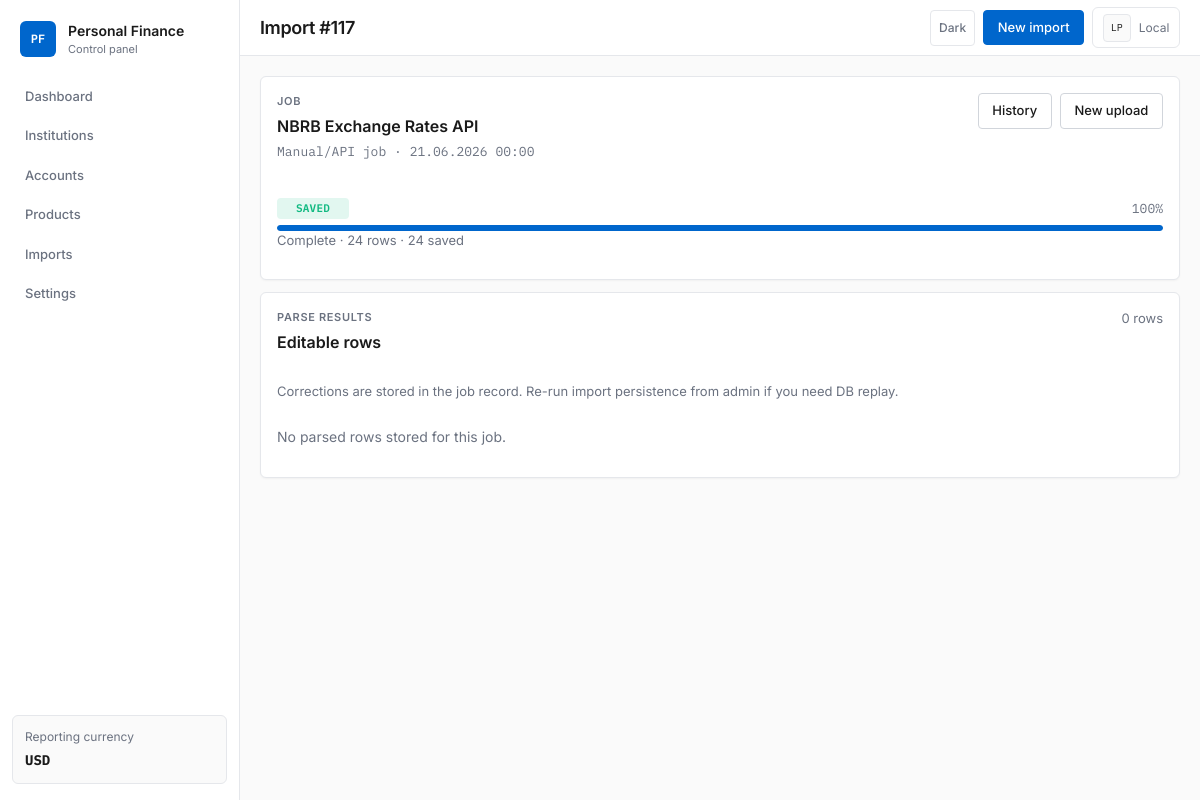
The app's page /imports/jobs/117/ with its own data.
### apps/imports/models.py (models this page shows, shortened)
class ImportJob(TimeStampedModel):
	class Status(models.TextChoices):
		PENDING = 'pending', 'Pending'
		PARSING = 'parsing', 'Parsing'
		VALIDATED = 'validated', 'Validated'
		SAVED = 'saved', 'Saved'
		FAILED = 'failed', 'Failed'
	source = models.ForeignKey(ImportSource, on_delete=models.CASCADE, related_name='jobs')
	institution = models.ForeignKey('institutions.FinancialInstitution', null=True, blank=True, on_delete=models.SET_NULL, related_name='import_jobs')
	status = models.CharField(max_length=16, choices=Status.choices, default=Status.PENDING)
	file_type = models.CharField(max_length=16, blank=True)
	parser_name = models.CharField(max_length=128, blank=True)
	original_filename = models.CharField(max_length=255, blank=True)
	idempotency_key = models.CharField(max_length=128)
	rows_detected = models.PositiveIntegerField(default=0)
	records_created = models.PositiveIntegerField(default=0)
	details = models.JSONField(default=dict, blank=True)
	error_message = models.TextField(blank=True)
	started_at = models.DateTimeField(null=True, blank=True)
	finished_at = models.DateTimeField(null=True, blank=True)
	class Meta:
		ordering = ['-created_at']
		constraints = [
			models.UniqueConstraint(fields=['source', 'idempotency_key'], name='unique_import_job_per_source_key'),
		]
	def display_activity_at(self):
		annotated = getattr(self, 'last_activity_at', None)
		if annotated is not None:
			return annotated
		return self.finished_at or self.updated_at or self.created_at

class ImportSource(TimeStampedModel):
	class SourceType(models.TextChoices):
		API = 'api', 'API'
		PDF = 'pdf', 'PDF'
		XLS = 'xls', 'XLS/XLSX'
		MANUAL = 'manual', 'Manual'
	institution = models.ForeignKey('institutions.FinancialInstitution', null=True, blank=True, on_delete=models.CASCADE, related_name='import_sources')
	name = models.CharField(max_length=255)
	code = models.CharField(max_length=64, unique=True)
	source_type = models.CharField(max_length=16, choices=SourceType.choices, default=SourceType.MANUAL)
	config = models.JSONField(default=dict, blank=True)
	is_active = models.BooleanField(default=True)
	class Meta:
		ordering = ['name']

### apps/imports/views.py (the view)
# urls.py: path('jobs/<int:pk>/', views.import_job_detail, name='detail'),
def import_job_detail(request, pk):
    job = get_object_or_404(ImportJob.objects.select_related('source', 'institution'), pk=pk)
    editable_records = get_editable_records(job)
    context = {
        'job': job,
        'progress': job_progress(job),
        'editable_records': editable_records,
        'record_fields': (job.details or {}).get('record_fields') or infer_record_fields(editable_records),
        'warnings': (job.details or {}).get('warnings', []),
        'metadata': (job.details or {}).get('metadata', {}),
    }
    return render(request, 'imports/detail.html', context)

### apps/common/dates.py (called while the page is built)
def format_display_datetime(value: date | datetime | None) -> str:
	if value is None:
		return ''
	if isinstance(value, datetime):
		if timezone.is_aware(value):
			value = timezone.localtime(value)
		return value.strftime(DATETIME_DISPLAY_FORMAT)
	if isinstance(value, date):
		return value.strftime(DATE_DISPLAY_FORMAT)
	return str(value)

### apps/core/context_processors.py (called while the page is built)
def project_settings(request):
    return {
        'project_name': 'Personal Finance',
        'reporting_base_currency': settings.REPORTING_BASE_CURRENCY,
    }

### apps/core/templatetags/pf_extras.py (called while the page is built)
@register.filter
def display_datetime(value):
	return format_display_datetime(value)

### apps/imports/services/details.py (called while the page is built, shortened)
def get_editable_records(job) -> list[dict]:
    details = job.details or {}
    if details.get('editable_records'):
        return details['editable_records']
    return details.get('records', [])

def infer_record_fields(records: list[dict]) -> list[str]:
    if not records:
        return []

### apps/imports/services/progress.py (called while the page is built)
def job_progress(job: ImportJob) -> dict:
    percent, label = STATUS_PROGRESS.get(job.status, (0, job.get_status_display()))
    return {
        'percent': percent,
        'label': label,
        'status': job.status,
        'status_display': job.get_status_display(),
        'is_terminal': job.status in TERMINAL_STATUSES,
        'error_message': job.error_message,
        'rows_detected': job.rows_detected,
        'records_created': job.records_created,
    }

### templates/imports/detail.html (shortened to what this page needs)
{% extends 'core/base.html' %}
{% load pf_extras %}
{% block page_title %}Import #{{ job.pk }}{% endblock %}
{% block content %}
<section class="stack-lg">
    <article class="panel stack-md">
        <div class="panel-header">
            <div>
                <p class="eyebrow">Job</p>
                <h2>{{ job.source.name }}</h2>
                <p class="muted font-mono">{{ job.original_filename|default:'Manual/API job' }} · {{ job.display_activity_at|display_datetime }}</p>
            </div>
            <div class="form-actions">
                <a class="button button-secondary" href="{% url 'imports:history' %}">History</a>
                <a class="button button-secondary" href="{% url 'imports:upload' %}">New upload</a>
            </div>
        </div>
        {% include 'imports/partials/job_progress.html' %}
    </article>
    <article class="panel stack-md">
        <div class="panel-header">
            <div>
                <p class="eyebrow">Parse results</p>
                <h2>Editable rows</h2>
            </div>
            <span class="muted">{{ editable_records|length }} rows</span>
        </div>
        <p class="muted">Corrections are stored in the job record. Re-run import persistence from admin if you need DB replay.</p>
        {% if editable_records %}
            <div class="table-wrap">
                <table class="data-table parse-results-table">
                    <thead>
                        <tr>
                            <th>#</th>
                            {% for field in record_fields %}
                                <th>{{ field }}</th>
                            {% endfor %}
                        </tr>
                    </thead>
                    <tbody id="parse-results-body">
                        {% for record in editable_records %}
                            {% include 'imports/partials/parse_record_row.html' with row_index=forloop.counter0 record=record job=job record_fields=record_fields %}
                        {% endfor %}
                    </tbody>
                </table>
            </div>
        {% else %}
            <p class="empty-state">No parsed rows stored for this job.</p>
        {% endif %}
    </article>
</section>
{% endblock %}

### templates/imports/partials/job_progress.html (shortened to what this page needs)
<div id="job-progress-{{ job.pk }}">
    <div class="progress-header">
        <span class="status-chip status-{{ job.status }}">{{ progress.status_display }}</span>
        <span class="muted font-mono">{{ progress.percent }}%</span>
    </div>
    <div class="progress-track" role="progressbar" aria-valuenow="{{ progress.percent }}" aria-valuemin="0" aria-valuemax="100">
        <div class="progress-bar{% if job.status == 'failed' %} progress-bar--danger{% endif %}" style="width: {{ progress.percent }}%"></div>
    </div>
    <p class="muted">{{ progress.label }}{% if progress.rows_detected %} · {{ progress.rows_detected }} rows{% endif %}{% if progress.records_created %} · {{ progress.records_created }} saved{% endif %}</p>
</div>

### static/css/app.css (style rules this page uses)
:root { --font-ui: 'Inter', system-ui, -apple-system, 'Segoe UI', sans-serif; --font-mono: 'IBM Plex Mono', 'Consolas', monospace; --bg: #fafafa; --surface: #ffffff; --border: #e5e7eb; --border-strong: #d1d5db; --text: #1a1a1a; --text-secondary: #6b7280; --text-muted: #9ca3af; --accent: #0066cc; --accent-hover: #0052a3; --accent-soft: rgba(0, 102, 204, 0.08); --success: #10b981; --success-soft: rgba(16, 185, 129, 0.12); --warning: #f59e0b; --warning-soft: rgba(245, 158, 11, 0.12); --danger: #ef4444; --danger-soft: rgba(239, 68, 68, 0.12); --sidebar-width: 240px; --topbar-height: 56px; --radius-sm: 4px; --radius: 6px; --shadow-sm: 0 1px 2px rgba(0, 0, 0, 0.04); --grid-gap: 12px; --content-padding: 20px; --institution-logo-bg: #f3f4f6; }
*, *::before, *::after { box-sizing: border-box; }
html { -webkit-font-smoothing: antialiased; }
body { margin: 0; font-family: var(--font-ui); font-size: 14px; line-height: 1.5; background: var(--bg); color: var(--text); }
.font-mono, .metric-value, .num, th.text-right, td.text-right, .status-chip, .sidebar-note strong, .hero-value, table.data-table td:first-child.font-mono { font-family: var(--font-mono); font-variant-numeric: tabular-nums; }
a { color: var(--accent); text-decoration: none; }
p, h1, h2, h3 { margin-top: 0; }
h2 { font-size: 1rem; font-weight: 600; margin-bottom: 0.25rem; }
.eyebrow { font-size: 0.6875rem; font-weight: 600; letter-spacing: 0.06em; text-transform: uppercase; color: var(--text-secondary); margin-bottom: 0.25rem; }
.muted { color: var(--text-secondary); font-size: 0.8125rem; }
.empty-state { color: var(--text-secondary); font-size: 0.875rem; }
.stack-lg, .stack-md, .messages { display: grid; gap: var(--grid-gap); }
.panel, .metric-card, .note-card, .hero-card { background: var(--surface); border: 1px solid var(--border); border-radius: var(--radius); box-shadow: var(--shadow-sm); }
.panel, .note-card { padding: 1rem; }
.panel-header { display: flex; align-items: flex-start; justify-content: space-between; gap: 1rem; margin-bottom: 0.75rem; }
.panel-header a { font-size: 0.8125rem; white-space: nowrap; }
.button { display: inline-flex; align-items: center; justify-content: center; gap: 0.35rem; padding: 0.45rem 0.85rem; border-radius: var(--radius-sm); border: 1px solid var(--accent); background: var(--accent); color: #fff; font-size: 0.8125rem; font-weight: 500; width: auto; text-decoration: none; }
.button-secondary { background: var(--surface); color: var(--text); border-color: var(--border-strong); }
.form-actions { display: flex; flex-wrap: wrap; gap: 0.5rem; }
.progress-track { height: 6px; border-radius: 3px; background: var(--border); overflow: hidden; }
.progress-bar { height: 100%; background: var(--accent); border-radius: 3px; transition: width 0.2s ease; }
.progress-header { display: flex; align-items: center; justify-content: space-between; gap: 0.75rem; margin-bottom: 0.35rem; }
.status-chip { display: inline-flex; align-items: center; justify-content: center; min-width: 72px; padding: 0.15rem 0.45rem; border-radius: var(--radius-sm); font-size: 0.6875rem; font-weight: 600; letter-spacing: 0.02em; text-transform: uppercase; }
.status-saved { background: var(--success-soft); color: var(--success); }

### records on screen
ImportJob: pk "117", source.name "NBRB Exchange Rates API", original_filename "Manual/API job", display_activity_at|display_datetime "21.06.2026 00:00", status_display "SAVED"

### other values on screen
{{ reporting_base_currency }} "USD"
{{ progress.percent }} "100"
{{ progress.label }} "Complete"
{{ progress.rows_detected }} "24"
{{ progress.records_created }} "24"
{{ editable_records|length }} "0"
